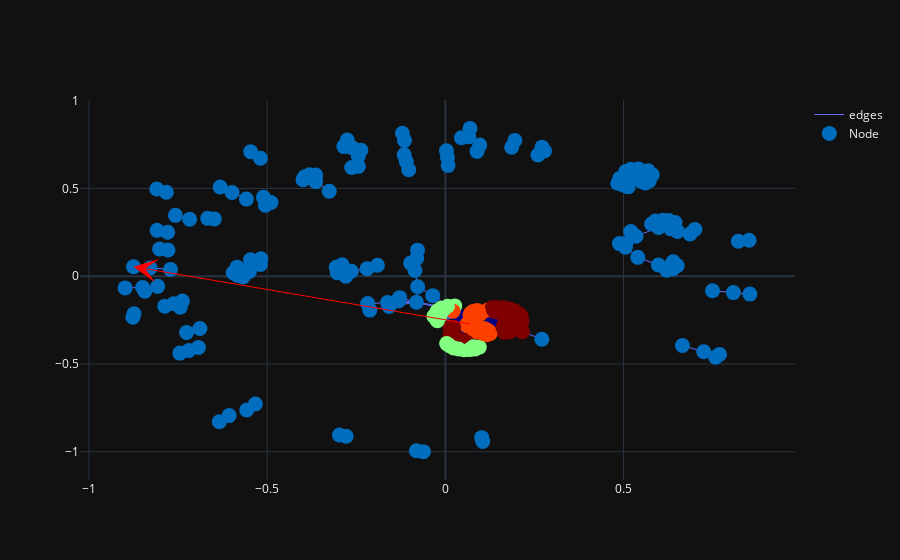

The cell this chart's notebook holds for it:
### Code cell
%%timeit -n1 -r1
df = other_sims.agglomerative_hierarchical_clustering(target_G,target_rad, measures.global_graph_degree, target_clusters)
fig = visualize.visualize_rdd_agglomerative_hierarchical_clustering(target_G, target_rad, measure_list, pos, target_clusters)
fig.show()
df = df.sort_values('cluster')
# print(df)

clusters = df_to_cluster_list(df)
result = nx.algorithms.community.modularity(target_G, clusters)
print(result)

### Figure 1 — Plotly figure (JSON) as saved in the notebook; plotly's stock layout.template omitted (floating-point values rounded to 4 significant figures; data arrays with more than 128 entries replaced by an {"elided": "..."} marker saying what was removed)
{"data": [{"line": {"width": 1}, "marker": {"color": {"elided": "268 int values"}, "colorscale": [[0, "rgb(0,0,131)"], [0.2, "rgb(0,60,170)"], [0.4, "rgb(5,255,255)"], [0.6, "rgb(255,255,0)"], [0.8, "rgb(250,0,0)"], [1, "rgb(128,0,0)"]], "size": 15}, "mode": "lines", "name": "edges", "type": "scatter", "uid": "06581e02-1ccb-41ef-bde5-12e3ec0fde28", "x": {"elided": "909 float values"}, "y": {"elided": "909 float values"}}, {"customdata": {"elided": "268x6 mixed values"}, "hovertemplate": "node_name: %{customdata[0]} <br> radius: %{customdata[1]} <br> degree: %{customdata[2]} <br> cluster: %{customdata[3]} <br> nodes_x: %{customdata[4]} <br> nodes_y: %{customdata[5]} <br> ", "marker": {"color": {"elided": "268 int values"}, "colorscale": [[0, "rgb(0,0,131)"], [0.2, "rgb(0,60,170)"], [0.4, "rgb(5,255,255)"], [0.6, "rgb(255,255,0)"], [0.8, "rgb(250,0,0)"], [1, "rgb(128,0,0)"]], "size": 15}, "mode": "markers", "name": "Node", "text": {"elided": "268 str values"}, "type": "scatter", "uid": "83312bfb-92bf-46d9-b03e-8a6dc0c5ccde", "x": {"elided": "268 float values"}, "y": {"elided": "268 float values"}}], "layout": {"annotations": [{"arrowcolor": "red", "arrowhead": 3, "arrowsize": 4, "axref": "x", "ayref": "y", "showarrow": true, "x": -0.875, "y": 0.0537}], "dragmode": "pan"}}
